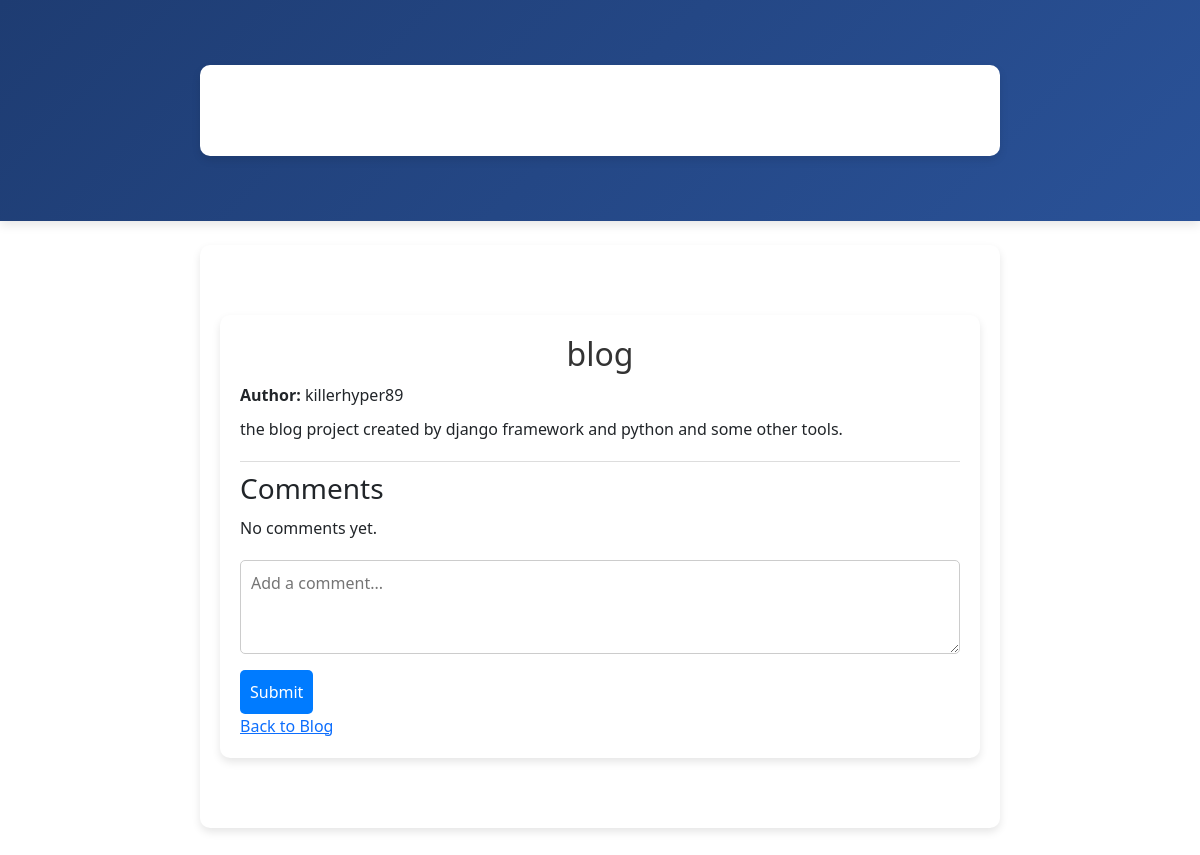
Page /blog/11/ on the committed database.
### home/models.py (models this page shows, shortened)
class BlogPost(models.Model):
    title = models.CharField(max_length=255)
    content = models.TextField()
    author = models.ForeignKey(User, on_delete=models.CASCADE)
    category = models.CharField(max_length=100, default='General')
    image = models.ImageField(upload_to='blog_images', null=True, blank=True)  # ✅ Added image field
    created_at = models.DateTimeField(auto_now_add=True)
    updated_at = models.DateTimeField(auto_now=True)

### home/views.py (the view)
# urls.py: path('blog/<int:pk>/', views.blog_detail, name='blog_detail'),
def blog_detail(request, pk):
    post = get_object_or_404(BlogPost, pk=pk)
    comments = post.comments.all()
    if request.method == "POST":
        content = request.POST.get("content")
        if content:
            Comment.objects.create(post=post, user=request.user, content=content)
            return redirect('blog_detail', pk=pk)  # ✅ Fixed
    return render(request, 'detail.html', {'post': post, 'comments': comments})

### templates/detail.html (shortened to what this page needs)
{% extends 'base.html' %}
{% block content %}
<div class="container">
    <h2>{{ post.title }}</h2>
    <p><strong>Author:</strong> {{ post.author }}</p>
    <p>{{ post.content }}</p>
    <div class="comments">
        <h3>Comments</h3>
        {% for comment in comments %}
            <div class="comment">
                <p><strong>{{ comment.user.username }}</strong>: {{ comment.content }}</p>
            </div>
        {% empty %}
            <p>No comments yet.</p>
        {% endfor %}
    </div>
    <form method="POST">
        <textarea name="content" rows="3" placeholder="Add a comment..." required></textarea>
        <button type="submit">Submit</button>
    </form>
    <a href="{% url 'blog' %}">Back to Blog</a>
</div>
{% endblock %}

### templates/detail.html (style rules this page uses)
.container { max-width: 800px; margin: 50px auto; padding: 20px; background: #fff; box-shadow: 0px 4px 8px rgba(0, 0, 0, 0.1); border-radius: 10px; }
h2 { text-align: center; color: #333; }
p { margin: 10px 0; }
.comments { margin-top: 20px; padding-top: 10px; border-top: 1px solid #ddd; }
form textarea { width: 100%; padding: 10px; border-radius: 5px; border: 1px solid #ccc; margin-top: 10px; }
button { background: #007bff; color: white; padding: 10px; border: none; border-radius: 5px; margin-top: 10px; cursor: pointer; }

### rows in the picture
BlogPost: title "blog", author "killerhyper89", content "the blog project created by django framework and python and some other tools."
